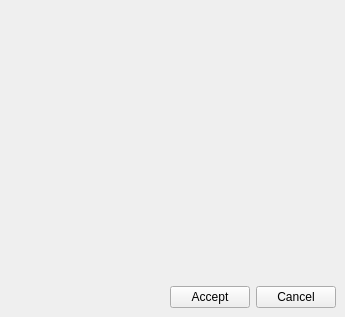
<?xml version="1.0" encoding="UTF-8"?>
<ui version="4.0">
 <class>dlg_info_catalog</class>
 <widget class="QMainWindow" name="dlg_info_catalog">
  <property name="geometry">
   <rect>
    <x>0</x>
    <y>0</y>
    <width>345</width>
    <height>317</height>
   </rect>
  </property>
  <property name="windowTitle">
   <string>Catalog</string>
  </property>
  <widget class="QWidget" name="centralwidget">
   <layout class="QGridLayout" name="gridLayout">
    <item row="1" column="0">
     <layout class="QGridLayout" name="lyt_buttons">
      <item row="0" column="0">
       <spacer name="horizontalSpacer">
        <property name="orientation">
         <enum>Qt::Horizontal</enum>
        </property>
        <property name="sizeHint" stdset="0">
         <size>
          <width>40</width>
          <height>20</height>
         </size>
        </property>
       </spacer>
      </item>
      <item row="0" column="1">
       <widget class="QPushButton" name="btn_accept">
        <property name="text">
         <string>Accept</string>
        </property>
       </widget>
      </item>
      <item row="0" column="2">
       <widget class="QPushButton" name="btn_cancel">
        <property name="text">
         <string>Cancel</string>
        </property>
       </widget>
      </item>
     </layout>
    </item>
    <item row="0" column="0">
     <widget class="QWidget" name="widget" native="true">
      <property name="sizePolicy">
       <sizepolicy hsizetype="Preferred" vsizetype="Expanding">
        <horstretch>0</horstretch>
        <verstretch>0</verstretch>
       </sizepolicy>
      </property>
      <layout class="QGridLayout" name="gridLayout_2">
       <item row="0" column="0">
        <layout class="QGridLayout" name="main_layout"/>
       </item>
      </layout>
     </widget>
    </item>
   </layout>
  </widget>
 </widget>
 <resources/>
 <connections/>
</ui>
